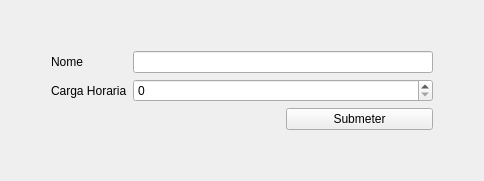
            <widget class="QWidget" name="curso1">
             <layout class="QGridLayout" name="gridLayout_9">
              <item row="1" column="1">
               <layout class="QGridLayout" name="gridLayout_4">
                <item row="0" column="1" colspan="2">
                 <widget class="QLineEdit" name="curso_input_nome">
                  <property name="minimumSize">
                   <size>
                    <width>300</width>
                    <height>0</height>
                   </size>
                  </property>
                 </widget>
                </item>
                <item row="1" column="0">
                 <widget class="QLabel" name="curso_lbl_duracao">
                  <property name="text">
                   <string>Carga Horaria</string>
                  </property>
                 </widget>
                </item>
                <item row="0" column="0">
                 <widget class="QLabel" name="curso_lbl_nome">
                  <property name="text">
                   <string>Nome</string>
                  </property>
                 </widget>
                </item>
                <item row="1" column="1" colspan="2">
                 <widget class="QSpinBox" name="curso_input_duracao">
                  <property name="maximum">
                   <number>130</number>
                  </property>
                 </widget>
                </item>
                <item row="2" column="2">
                 <widget class="QPushButton" name="curso_submeter">
                  <property name="minimumSize">
                   <size>
                    <width>100</width>
                    <height>0</height>
                   </size>
                  </property>
                  <property name="maximumSize">
                   <size>
                    <width>150</width>
                    <height>16777215</height>
                   </size>
                  </property>
                  <property name="text">
                   <string>Submeter</string>
                  </property>
                 </widget>
                </item>
               </layout>
              </item>
              <item row="1" column="2">
               <spacer name="horizontalSpacer_6">
                <property name="orientation">
                 <enum>Qt::Horizontal</enum>
                </property>
                <property name="sizeHint" stdset="0">
                 <size>
                  <width>40</width>
                  <height>20</height>
                 </size>
                </property>
               </spacer>
              </item>
              <item row="1" column="0">
               <spacer name="horizontalSpacer_5">
                <property name="orientation">
                 <enum>Qt::Horizontal</enum>
                </property>
                <property name="sizeHint" stdset="0">
                 <size>
                  <width>40</width>
                  <height>20</height>
                 </size>
                </property>
               </spacer>
              </item>
              <item row="2" column="1">
               <spacer name="verticalSpacer">
                <property name="orientation">
                 <enum>Qt::Vertical</enum>
                </property>
                <property name="sizeHint" stdset="0">
                 <size>
                  <width>20</width>
                  <height>40</height>
                 </size>
                </property>
               </spacer>
              </item>
              <item row="0" column="1">
               <spacer name="verticalSpacer_2">
                <property name="orientation">
                 <enum>Qt::Vertical</enum>
                </property>
                <property name="sizeHint" stdset="0">
                 <size>
                  <width>20</width>
                  <height>40</height>
                 </size>
                </property>
               </spacer>
              </item>
             </layout>
            </widget>
